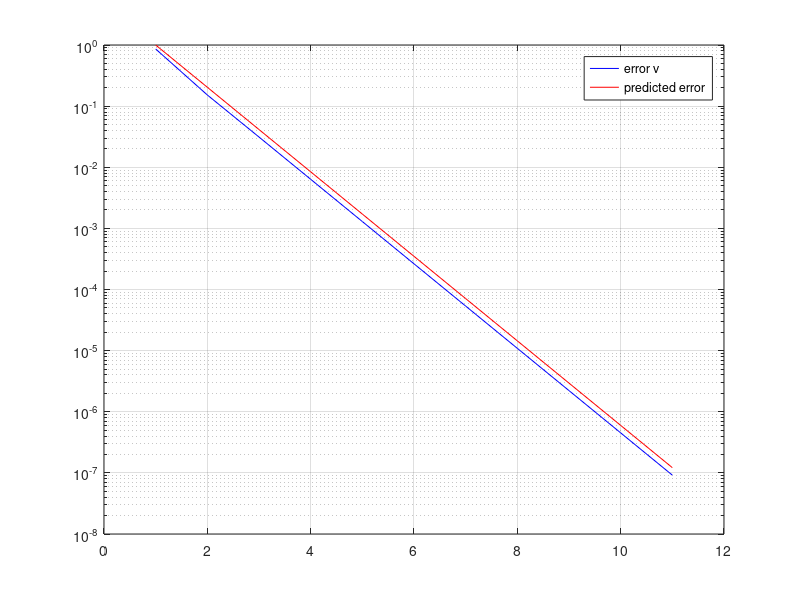
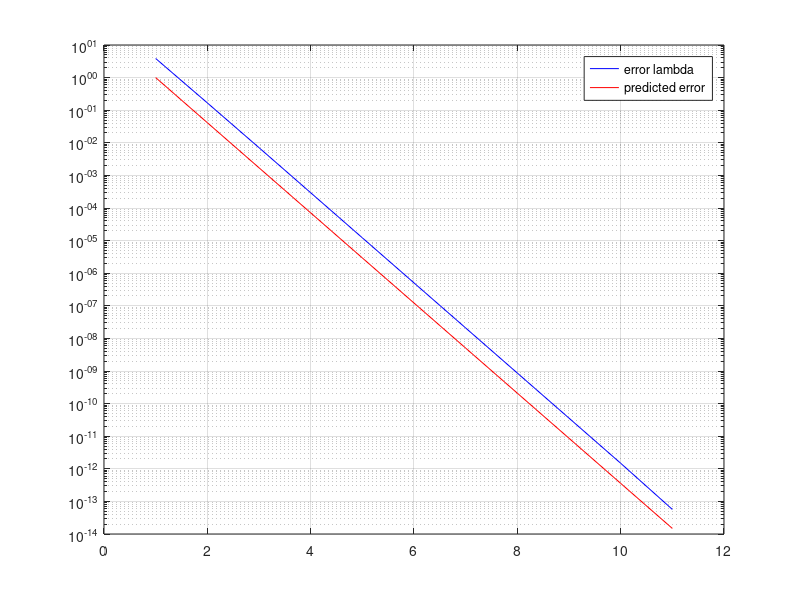

The MATLAB source for these figures, in order:
%Exercise 3.10 

clc
clear all
format short g
a=[9 1; 1 2] %matrix
[v,lambda]=eig(a) %"exact" eigenvalues and eigenvectors
x=[1,1]' %initial vector
%x=v(:,1) % initial vector along the second eigenvector
X=[v(:,2) x]; %first iteration
mu=x'*a*x; %Rayleigh quotient
Mu=[mu]; %first iteration

%first iteration
Table=[mu norm(x+v(:,2))/1 abs(mu-lambda(2,2))/abs(lambda(2,2)) ...
    lambda(1,1)/lambda(2,2) (lambda(1,1)/lambda(2,2))^2];

error_mu=[abs(mu-lambda(2,2)) 1];% error in the evalue
error_v=[norm(x+v(:,2)) 1]; % error in the evector
eprev=1; %error in previous step
emuprev=1; %error in previous step
i=0;
while eprev>1e-7 %tolerance
    clc
    i=i+1;
    x=a*x %power method
    x=x/norm(x); %normalization
    
    X=[X, x]; %Store x
       
    mu=x'*a*x;
    Mu=[Mu; mu] %store Rayleigh quotient

    %store data
    Table=[Table; mu norm(x+v(:,2))/eprev abs(mu-lambda(2,2))/emuprev ...
        lambda(1,1)/lambda(2,2) (lambda(1,1)/lambda(2,2))^2]


    eprev=norm(x+v(:,2));
    emuprev=abs(mu-lambda(2,2));

    %store errors
    error_v=[error_v; norm(x+v(:,2)) (lambda(1,1)/lambda(2,2))^i ]
    error_mu=[error_mu; abs(mu-lambda(2,2)) (lambda(1,1)/lambda(2,2))^(2*i)]
        
end
X
v
lambda

figure(1)
semilogy(1:i+1,error_v(:,1),'b-',1:i+1,error_v(:,2),'r-')
legend('error v', 'predicted error')
grid on

figure(2)
semilogy(1:i+1,error_mu(:,1),'b-',1:i+1,error_mu(:,2),'r-')
legend('error lambda', 'predicted error')
grid on    

    
    
